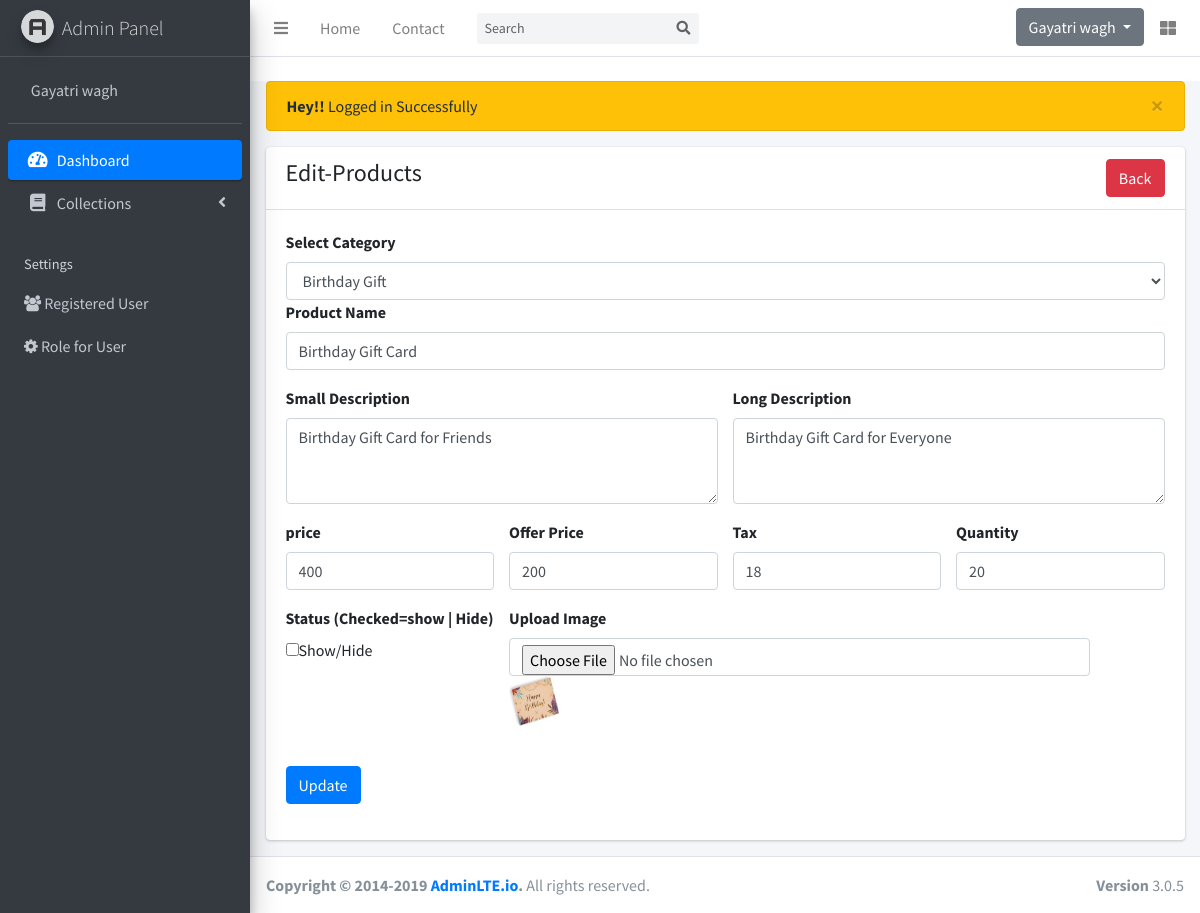
Page /service/admin/product-edit.php?prod_id=2 (signed in) on the committed database.
### tables this page shows
CREATE TABLE `products` (
  `id` int(11) NOT NULL,
  `category_id` int(11) NOT NULL,
  `name` varchar(191) NOT NULL,
  `small_description` mediumtext NOT NULL,
  `long_description` longtext NOT NULL,
  `price` varchar(191) NOT NULL,
  `offerprice` varchar(191) NOT NULL,
  `tax` varchar(191) NOT NULL,
  `quantity` int(11) NOT NULL,
  `image` varchar(191) NOT NULL,
  `status` tinyint(4) NOT NULL COMMENT '0=show,1=hide',
  `created_at` timestamp NOT NULL DEFAULT current_timestamp()
);

CREATE TABLE `categories` (
  `id` int(11) NOT NULL,
  `name` varchar(191) NOT NULL,
  `description` longtext NOT NULL,
  `trending` tinyint(4) NOT NULL DEFAULT 0,
  `status` tinyint(4) NOT NULL DEFAULT 0,
  `created_at` timestamp NOT NULL DEFAULT current_timestamp()
);

### service/admin/product-edit.php (the view, shortened to what this page needs)
<?php
include('config/dbcon.php');
include('includes/header.php');
include('includes/topbar.php');
include('includes/sidebar.php');
?>
<div class="content-wrapper">
<?php
if(isset($_GET['prod_id']))
{
    $product_id=$_GET['prod_id'];
    $query="SELECT * FROM products WHERE id='$product_id' ";
    $query_run=mysqli_query($con,$query);
    if(mysqli_num_rows($query_run)>0)
    {
        $prodItem=mysqli_fetch_array($query_run);
        ?>
<section class="content mt-4">
    <div class="container">
        <div class="row">
            <div class="col-md-12">
                <?php include('message.php'); ?>
                <div class="card">
                    <div class="card-header">
                        <h4>
                            Edit-Products
                            <a href="product.php" class="btn btn-danger float-right">Back</a>
                        </h4>
                    </div>
                    <div class="card-body">
                        <form action="code.php" method="POST" enctype="multipart/form-data">
                        <div class="row">
                            <div class="col-md-12">
                            <label>Select Category</label>
                                <?php
                                $query="SELECT * FROM categories";
                                $query_run=mysqli_query($con,$query);
                                if(mysqli_num_rows($query_run) > 0 )
                                {
                                    ?>
                                    <select name="category_id" class="form-control" required>
                                    <?php foreach($query_run as $item){ ?>
                                    <option value="<?= $item['id'] ?>" <?=$prodItem['category_id']== $item['id'] ? 'selected': '' ?> >
                                    <?= $item['name'] ?>
                                </option>
                                    <?php } ?>
                                    </select>
                                    <?php
                                }
                                ?>
                            </div>
                            <div class="col-md-12">
                                <div class="form-group">
                                    <label>Product Name</label>
                                    <input type="text" name="name" value="<?=$prodItem['name']?>" class="form-control" placeholder="Enter Product Name" required>
                                </div>
                            </div>
                            <div class="col-md-6">
                                <div class="form-group">
                                    <label>Small Description</label>
                                    <textarea name="small_description" class="form-control" placeholder="Enter Small Description" rows="3" required ><?=$prodItem['small_description']?></textarea>
                                </div>
                            </div>
                            <div class="col-md-6">
                                <div class="form-group">
                                    <label>Long Description</label>
                                    <textarea name="long_description" class="form-control" placeholder="Enter Long Description" rows="3" required ><?=$prodItem['long_description']?></textarea>
                                </div>
                            </div>
                            <div class="col-md-3">
                                <div class="form-group">
                                    <label>price</label>
                                    <input type="text" name="price" value="<?=$prodItem['price']?>" class="form-control" placeholder="Enter Product Price" required>
                                </div>
                            </div>
                            <div class="col-md-3">
                                <div class="form-group">
                                    <label>Offer Price</label>
                                    <input type="text" name="offerprice" value="<?=$prodItem['offerprice']?>" class="form-control" placeholder="Enter Product  Offer Price" required>
                                </div>
                            </div>
                            <div class="col-md-3">
                                <div class="form-group">
                                    <label>Tax</label>
                                    <input type="text" name="tax" value="<?=$prodItem['tax']?>" class="form-control" placeholder="Enter Tax" required>
                                </div>
                            </div>
                            <div class="col-md-3">
                                <div class="form-group">
                                    <label>Quantity</label>
                                    <input type="text" name="quantity" value="<?=$prodItem['quantity']?>" class="form-control" placeholder="Enter Quantity" required>
                                </div>
                            </div>
                            <div class="col-md-3">
                                <div class="form-group">
                                    <label>Status (Checked=show | Hide) </label><br>
                                    <input type="checkbox" name="status" <?=$prodItem['status']=='1' ? 'checked':'' ?> >Show/Hide
                                </div>
                            </div>
                            <div class="col-md-8">
                                <div class="form-group">
                                    <label>Upload Image</label>
                                    <input type="file" name="image" class="form-control">
                                    <img src="uploads/product/<?=$prodItem['image']?>" width="50px" height="50px"  alt="Image" >
                                </div>
                            </div>
                            <div class="col-md-4">
                                <div class="form-group">
                                    <br>
                                    <button type="submit" name="product_update" class="btn btn-primary">Update</button>
                                </div>
                            </div>
                        </div>
                        </form>
                    </div>
                </div>
            </div>
        </div>
    </div>
</section>
<?php
    }
    else
    {
        echo "No Such Product Found";
    }
}
?>
</div>
<?php include('includes/footer.php'); ?>

### rows in the picture
products: category_id "Birthday Gift", name "Birthday Gift Card", small_description "Birthday Gift Card for Friends", long_description "Birthday Gift Card for Everyone", price "400", offerprice "200", tax "18", quantity "20", image (picture)

### other values in the picture
$_SESSION['auth_user']['user_name'] "Gayatri wagh"
$_SESSION['status'] "Logged in Successfully"
